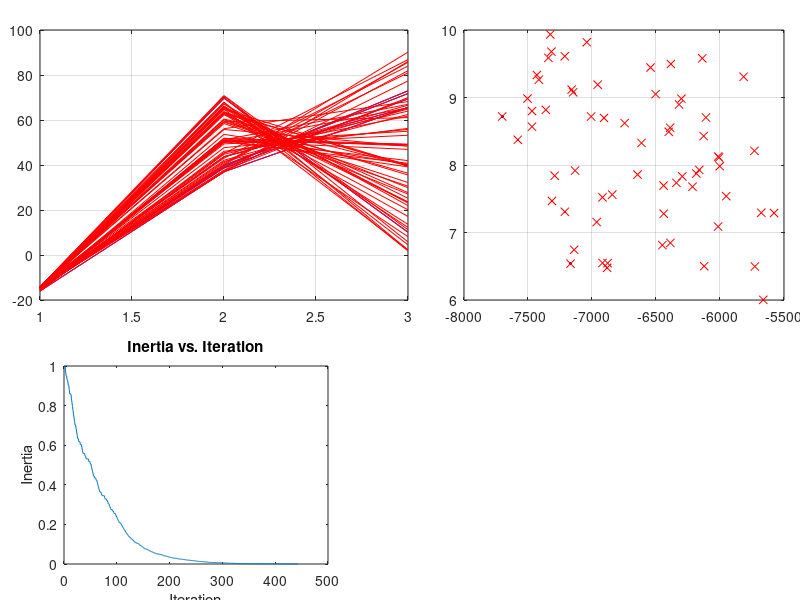

Reproduce this figure in MATLAB. (Note: this script raises an error after producing the figure.)
function analyze_results

%%%%%%%%%%%%%%%%
%% Initialize %%
%%%%%%%%%%%%%%%%

clear all; close all; clc;

% Determine if create movie file
make_movie = false;

% Determine if pausing in real-time figure updating
pausing = true;

% Initialize plot information
pos1 = [0.05 0.50 0.46 0.45];
pos2 = [0.08 0.06 0.33 0.33];
pos3 = [0.58 0.50 0.40 0.45];
pos4 = [0.50 0.08 0.33 0.33];
pos5 = [0.83 0.08 0.15 0.30];

% Set figure
figure;
set(gcf,'color','white');
set(gcf,'Position',[1 31 1023 663]);

%%%%%%%%%%%%%%%%%
%% Import Data %%
%%%%%%%%%%%%%%%%%

load('results.mat');

%%%%%%%%%%%%
%% Output %%
%%%%%%%%%%%%

% Determine convergence
if od.iter == in.max_iter

    fprintf('\nSolution not necessarily converged.\n');
    fprintf('Maximum number of iterations performed (%g iterations)\n',od.iter);
  
  else
  
    fprintf('\nSolution Converged\n');
    fprintf('Number of Iterations: %g\n',od.iter);
  
end

% Execution time
fprintf('Time elapsed: %g\n',od.time);

% Determine number of objectives in optimization
if in.num_obj == 1

  % Single-objective optimization

  % Negate fitness if performing maximization
  if in.maximization
    od.best_fit = -od.best_fit;
    od.fit = -od.fit;
  end

  [Y,I] = min(od.best_fit);
  I = min(I);
  [Y,p] = min(od.fit(1,:,I));
  p = min(p);

  if in.maximization
    od.best_fit = -od.best_fit;
    od.fit = -od.fit;
  end

  % Data
  fprintf('\nOptimal Solution Attained in Iteration %d out of %d',I,od.iter);
  fprintf('\nOptimal Solution Value: %g',od.best_fit(I));
  fprintf('\nTrade Space Location:\n');
  fprintf('      %g\n',od.pop(:,p,I));
  
else
  
  % Multi-objective optimization
  
  % Check to make sure more than one non-dominated solution
  if length(find(isnan(od.cd) == 0)) == 1
    
    % Only one non-dominated solution. Objectives may not be in competition
    fprintf('Warning! Only one non-dominated solution found!\n');
    
  end

end

fprintf('\n\n');

%%%%%%%%%%%
%% Plots %%
%%%%%%%%%%%

% Determine number of objectives in optimization
if in.num_obj == 1
  
  % Single-objective optimization - generic plots
  
  % Contour of positions
  x = [];
  y = [];
  fitness = [];

  if od.dim ~= 1
  
    % Construct fitness contour
    for iter_counter = 1 : 1 : od.iter
      fitness = [fitness od.fit(:,:,iter_counter)];
      x = [x od.pop(1,:,iter_counter)];
      y = [y od.pop(2,:,iter_counter)];
    end

    x_min = min(x);
    x_max = max(x);
    y_min = min(y);
    y_max = max(y);

    step_x = (x_max - x_min)/100;
    step_y = (y_max - y_min)/100;
    xg = [x_min : step_x : x_max];
    yg = [y_min : step_y : y_max];

    [X,Y] = meshgrid(xg,yg);
    warning off; % Turn off warning for duplicate data
    fitness_plot = griddata(x,y,fitness,X,Y);
    warning on;
    
  end

  % Create subplot of current solution state
  subplot('position',pos1); hold on; set(gca,'box','on'); grid on;
  title('Position of Individuals in Population - Current');
  xlabel('x');
  xlim([in.pos_min(1) in.pos_max(1)]);
  if od.dim ~= 1
    ylabel('y');
    ylim([in.pos_min(2) in.pos_max(2)]);
    contour(X,Y,fitness_plot);
  end
  
  if strcmp(in.method,'pso')
    % PSO - Create subplot of inertia
    subplot('position',pos2); set(gca,'box','on'); grid on; hold on;
    title('Inertia vs. Iteration');
    xlabel('Iteration'); ylabel('Inertia');
    plot([1:1:od.iter],od.w(1:od.iter));
    axis_info = get(gca);
  elseif strcmp(in.method,'ga')
    % GA - Do nothing
  end

  % Create subplot of solution state history
  subplot('position',pos3); set(gca,'box','on'); hold on; grid on;
  title('Position of Individuals in Population - History');
  xlabel('x');
  xlim([in.pos_min(1) in.pos_max(1)]);
  if od.dim ~= 1
    ylabel('y');
    ylim([in.pos_min(2) in.pos_max(2)]);
    contour(X,Y,fitness_plot);
  end

  % Create subplot of best fitness curve
  subplot('position',pos4); set(gca,'box','on'); grid on; hold on;
  title('Best Fitness vs. Iteration');
  xlabel('Iteration'); ylabel('Best Fitness');
  plot([1:1:od.iter],od.best_fit(1:od.iter));
  axis_info2 = get(gca);

  % Create "subplot" of text information
  subplot('position',pos5); set(gca,'Visible','off'); hold on;

  % Create movie object and start recording
  if make_movie
%     aviobj = avifile('optimization_movie.avi','Compression','Indeo5','FPS',8);
    aviobj = avifile('optimization_movie','FPS',8);
  end
  
  % Plot data and create movie frame by frame
  for counter = 1 : 1 : od.iter
    % Plot particle swarm info
    subplot('position',pos1);
    if od.dim == 1
      h1 = plot(od.pop(1,:,counter),zeros(1,length(od.pop(1,:,counter))),'.');
    else
      h1 = plot(od.pop(1,:,counter),od.pop(2,:,counter),'.');
    end
    subplot('position',pos4);
    h4 = plot([counter counter],axis_info2.YLim,'r');
    subplot('position',pos3);
    if od.dim == 1
      h2 = plot(od.pop(1,:,counter),zeros(1,length(od.pop(1,:,counter))),'.');
    else
      h2 = plot(od.pop(1,:,counter),od.pop(2,:,counter),'.');
    end
    subplot('position',pos5);
    h5 = text(0.1,0.8,['Iteration: ',num2str(counter)]);
    if strcmp(in.method,'pso')
      subplot('position',pos2);
      h6 = plot([counter counter],axis_info.YLim,'r');
    elseif strcmp(in.method,'ga')
      h6 = [];
    end
    if make_movie
      frame = getframe(gcf);
      aviobj = addframe(aviobj,frame); % Add figure to movie
    end
    if pausing; pause(0.1); end
    if counter ~= od.iter
      delete(h1,h4,h5,h6);
    end
  end
  
  if make_movie
    aviobj = close(aviobj);
  end

  if strcmp(in.method,'pso')
  
    % Fitness Coefficient of Variance vs. Iteration
    figure;
    plot([1:od.iter],od.cov(1:od.iter));
    title('Fitness COV vs. Iteration');
    xlabel('Iteration');
    ylabel('Coefficient of Variance');
    grid on;

    % Velocity vs. Iteration - Each Dimension
    for dim_counter = 1 : 1 : od.dim
      figure; hold on; grid on;
      % Formatting
      title(['Velocity of Each Individual - Dim ',num2str(dim_counter)]);
      xlabel('Iteration');
      ylabel('Velocity');
      % Plot velocity of each individual for each iteration
      for ind_counter = 1 : 1 : in.num_ind
        data(1:od.iter) = od.vel(dim_counter,ind_counter,[1:od.iter]);
        plot([1:od.iter],data,'.');
      end
%       % Size window to bounds
%       axis([1 od.iter in.vel_min(dim_counter) in.vel_max(dim_counter)]);
    end
    
  end
  
else
  
  % Multi-objective particle swarm

  % Trade space plot
  subplot('position',pos1); set(gca,'box','on');
  
  % Inertia plot
  subplot('position',pos2); hold on; set(gca,'box','on');
  title('Inertia vs. Iteration');
  xlabel('Iteration'); ylabel('Inertia');
  plot([1:1:od.iter],od.w(1:od.iter));
  axis_info = get(gca);

  % Fitness space plot
  subplot('position',pos3); set(gca,'box','on');

  % Create subplot of average crowdedness distance
  subplot('position',pos4); set(gca,'box','on'); grid on; hold on;
  title('Mean Normalized Crowdedness Distance vs. Iteration');
  xlabel('Iteration'); ylabel('Mean Normalized Crowdedness Distance');
  plot([1:1:od.iter],od.cd_mean(1:od.iter));
  axis_info2 = get(gca);

  % Text box
  subplot('position',pos5); set(gca,'Visible','off'); hold on;

  % Create movie object and start recording
  if make_movie
    aviobj = avifile('optimization_movie.avi','Compression','Indeo5','FPS',8);
  end
  
  for counter = 1 : 1 : od.iter

    % Plot front in trade space
    subplot('position',pos1);
    title('Evolution of Pareto Front and Swarm - Trade Space');
    xlabel('x_i'); ylabel('Value');
    for in_counter = 1 : 1 : in.num_ind
      % Plot front
      h1(in_counter) = plot([1:1:od.dim],od.pos_arch(:,in_counter,counter),'b');
      hold on; grid on;
      % Plot swarm
      h2(in_counter) = plot([1:1:od.dim],od.pop(:,in_counter,counter),'r');
    end
%     if od.dim == 2
%       % Set plot size
%       axis([in.pos_min(1) in.pos_max(1) in.pos_min(2) in.pos_max(2)]);
%       % Plot front
%       h1 = plot(od.pos_arch(1,:,counter),od.pos_arch(2,:,counter),'b.');
%       hold on; grid on;
%       % Plot swarm
%       h2 = plot(od.pop(1,:,counter),od.pop(2,:,counter),'rx');
%     else
%       zlabel('X3');
%       % Set plot size
%       axis([in.pos_min(1) in.pos_max(1) in.pos_min(2) in.pos_max(2) ...
%       in.pos_min(3) in.pos_max(3)]);
%       % Plot front
%       h1 = plot3(od.pos_arch(1,:,counter),od.pos_arch(2,:,counter),...
%         od.pos_arch(3,:,counter),'b.');
%       hold on; grid on;
%       % Plot swarm
%       h2 = plot3(od.pop(1,:,counter),od.pop(2,:,counter),...
%         od.pop(3,:,counter),'rx');
%     end

    % Plot front in fitness space
    subplot('position',pos3);
    title('Evolution of Pareto Front and Swarm - Fitness Space');
    xlabel('J_1'); ylabel('J_2');
    if in.num_obj == 2
      % Set plot size
      trade_min = min(od.fit_arch(:,:,counter),[],2);
      trade_max = max(od.fit_arch(:,:,counter),[],2);
      axis([trade_min(1) trade_max(1) trade_min(2) trade_max(2)]);
      
      % Plot front
      h3 = plot(od.fit_arch(1,:,counter),od.fit_arch(2,:,counter),'b.');
      hold on; grid on;

      % Plot swarm
      h4 = plot(od.fit(1,:,counter),od.fit(2,:,counter),'rx');
    elseif in.num_obj == 3
      zlabel('J_3');
      % Set plot size
      trade_min = min(od.fit_arch(:,:,counter),[],2);
      trade_max = max(od.fit_arch(:,:,counter),[],2);
      axis([trade_min(1) trade_max(1) trade_min(2) trade_max(2) ...
        trade_min(3) trade_max(3)]);
      % Plot front
      h3 = plot3(od.fit_arch(1,:,counter),od.fit_arch(2,:,counter),...
        od.fit_arch(3,:,counter),'b.');
      hold on; grid on;
      % Plot swarm
      h4 = plot3(od.fit(1,:,counter),od.fit(2,:,counter),...
        od.fit(3,:,counter),'rx');
    end

    % Plot markers in inertia and crowdedness distance plots
    subplot('position',pos2);
    h5 = plot([counter counter],axis_info.YLim,'r');
    subplot('position',pos4);
    h6 = plot([counter counter],axis_info2.YLim,'r');

    % Text information
    subplot('position',pos5);
    h7 = text(0.1,0.8,['Iteration: ',num2str(counter)]);

    if make_movie
      h = getframe(gcf);
      aviobj = addframe(aviobj,h); % Add figure to movie
    end
    if pausing; pause(0.1); end
    % Pause and delete, if necessary
    if counter ~= od.iter
      delete(h1,h2,h3,h4,h5,h6,h7);
    end

  end
  
  if make_movie
    aviobj = close(aviobj);
  end
  
  % Plot parallel coordinate system
  
  [m,n] = size(od.fit_arch(:,:,od.iter));
  max_vals = max(od.fit_arch(:,:,od.iter),[],2);
  max_vals = ones(m,1);
  arch_norm = od.fit_arch(:,:,od.iter) ./ ...
    max_vals(:,ones(size(od.fit_arch(:,:,od.iter),2),1));

  figure; hold on;
  set(gcf,'color','white');
  set(gcf,'Position',[1 31 1023 663]);
  
  for member = 1 : 1 : n
    
    plot([1:1:m],arch_norm(:,member));

  end
  set(gca,'xtick',[0:1:in.num_obj]) 
  xlabel('Objective');
  ylabel('J');
  title('Parallel Coordinate System of Pareto Front');
  
  % Big plot of Pareto Front
  figure;
  set(gcf,'color','white');
  set(gcf,'Position',[1 31 1023 663]);
  if in.num_obj == 2
    plot(od.fit_arch(1,:,od.iter),od.fit_arch(2,:,od.iter),'b.');
  elseif in.num_obj == 3
    plot3(od.fit_arch(1,:,od.iter),od.fit_arch(2,:,od.iter), ...
      od.fit_arch(3,:,od.iter),'b.');
    zlabel('J3');
  end
  title('Pareto Front');
  xlabel('J1');
  ylabel('J2');
  grid on;
  
  
  
end

